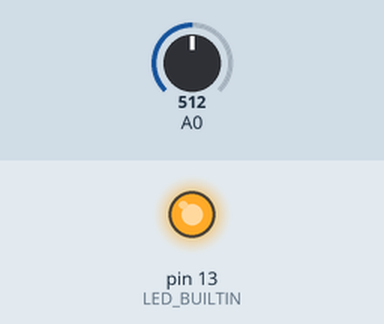
The sketch below on a simulated Arduino Uno, built with avr-gcc and run on an emulated ATmega328P. Shown: output pins drawn as LEDs (lit = HIGH). The inputs (shaded band) are chosen by the test bench; at power-on: A0 = 512. What the sketch prints to the serial monitor is not drawn.

Above: at 1.2 s.
1.3 s: A0 set to 11
2.8 s: A0 set to 8
At 4.0 s:
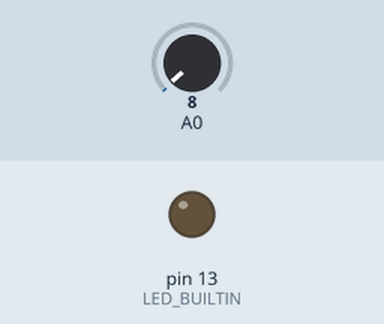
4.3 s: A0 set to 122
At 5.0 s:
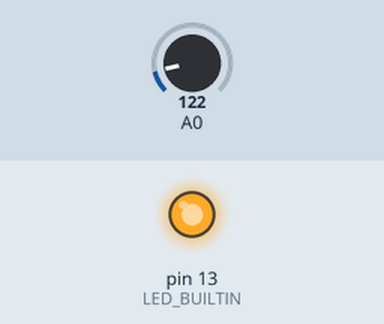
5.8 s: A0 set to 0
At 6.2 s:
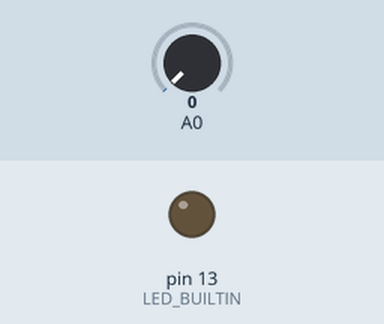
Timing chart, 0 to 8.3 s (numbered marks = the images above; inputs shaded):
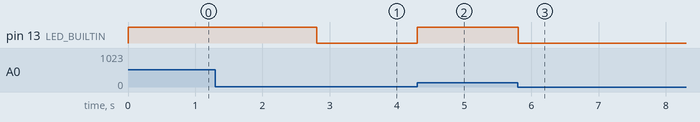

The sketch:

Piezo_Test.ino
```cpp
const int threshold = 10;
int sensorReading = 0;
int ledState = LOW;
void setup() {
  pinMode(LED_BUILTIN, OUTPUT);
  Serial.begin(9600);
}
void loop() {
  sensorReading = analogRead(A0);
  if (sensorReading >= threshold) {
    digitalWrite(LED_BUILTIN, HIGH);
    Serial.println("Knock!");
    delay(100);
  }
  else {
    digitalWrite(LED_BUILTIN, LOW);
  }
}
```

Measured:
- the behaviour switches between 10 and 9 on A0 (found by bisection; images 0 and 1)
- after the input at 1.3 s, every drawn part: stays the same
- after the input at 2.8 s, pin 13 (LED_BUILTIN): HIGH → LOW at once
- after the input at 4.3 s, pin 13 (LED_BUILTIN): LOW → HIGH at once
- after the input at 5.8 s, pin 13 (LED_BUILTIN): HIGH → LOW at once
